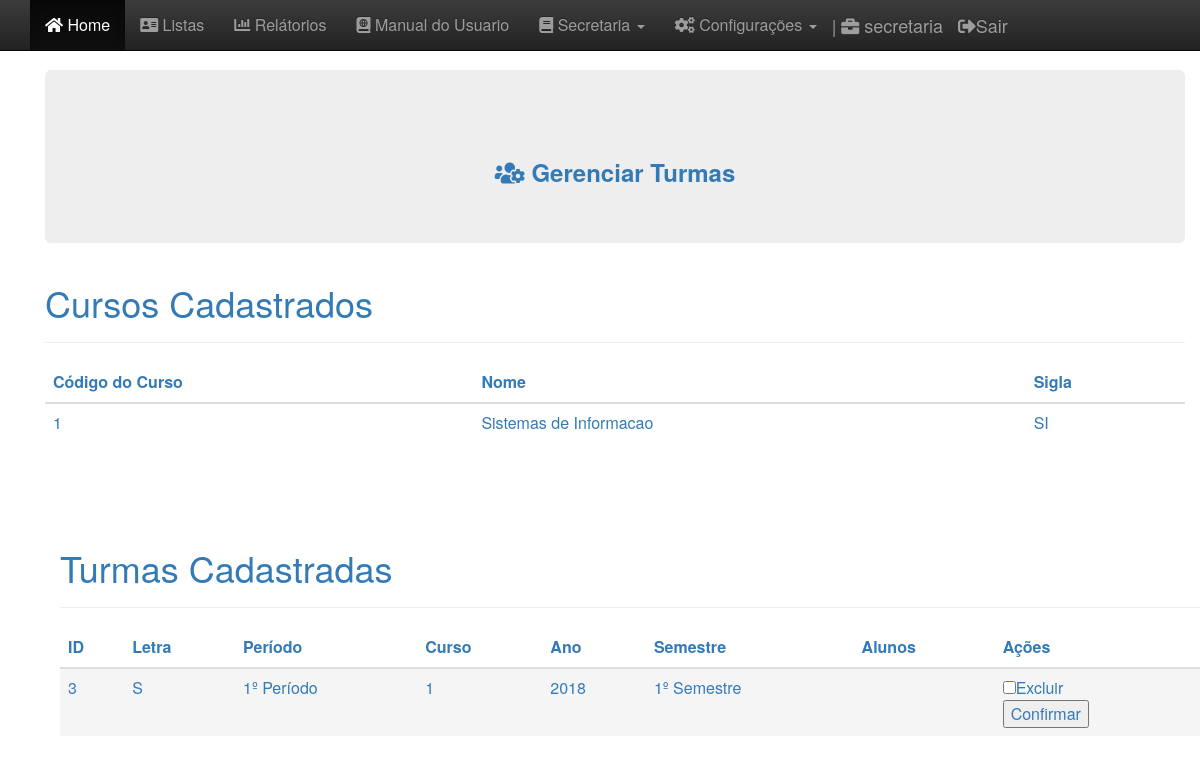
The app's page /sga/gerenciar_turmas.php (signed in) with its own data.
### tables this page shows
CREATE TABLE `curso` (
  `cod_curso` int(11) NOT NULL,
  `nome` varchar(30) NOT NULL,
  `sigla` varchar(4) NOT NULL
);

CREATE TABLE `turma` (
  `cod_turma` int(11) NOT NULL,
  `letra` varchar(1) NOT NULL,
  `periodo` int(11) NOT NULL,
  `cod_curso` int(11) NOT NULL,
  `ano` int(11) NOT NULL,
  `semestre` int(11) NOT NULL
);

### sga/tabela_turmas.php (the view, shortened to what this page needs)
<div class="container theme-showcase" role="main">
    <div class="page-header">
        <h1>Turmas Cadastradas </h1>
    </div>
    <div class="row">
        <div class="col-md-12">
            <table class="table table-dark">
                <thead class="thead-dark">
                    <tr>
                        <th>ID</th>
                        <th>Letra</th>
                        <th>Período</th>
                        <th>Curso</th>
                        <th>Ano</th>
                        <th>Semestre</th>
                        <th>Alunos</th>
                        <th>Ações</th>
                    </tr>
                </thead>
                <tbody>
                    <?php
          include"../conexao.php";
        $sql = 'SELECT * FROM turma ORDER BY cod_turma';
        $resultado = mysqli_query($con, $sql) ;
          ?>
                <tbody>
                    <?php foreach($resultado as $dado) : ?>
                    <tr class="active">
                        <td>
                            <?=$dado['cod_turma']?>
                        </td>
                        <td>
                            <?=$dado['letra']?>
                        </td>
                        <td>
                            <?=$dado['periodo'].'º Período'?>
                        </td>
                        <td>
                            <?=$dado['cod_curso']?>
                        </td>
                        <td>
                            <?=$dado['ano']?>
                        </td>
                        <td>
                            <?=$dado['semestre']. 'º Semestre'?>
                        </td>
                        <td>
                        </td>
                        <td>
                        <form method="POST" action="excluir_turma.php">
                                <input type="checkbox" name="cod_turma" value="<?=$dado['cod_turma']?>">Excluir<br>
                                <input type="submit" value="Confirmar">
                            </form>
                        </td>
                    </tr>
                    <?php endforeach; ?>
        </div>
    </div>
</div>

### sga/tabela_cursos.php (shortened to what this page needs)
<div class="page-header">
          <h1>Cursos Cadastrados</h1>
        </div>
<?php
    include "conexao.php";
    $sql_curso = 'SELECT * FROM curso ORDER BY cod_curso';
    $resultado_curso = mysqli_query($con, $sql_curso) ;
?>
<table class="table">
  <thead>
    <tr>
      <th scope="col">Código do Curso</th>
      <th scope="col">Nome</th>
      <th scope="col">Sigla</th>
    </tr>
  </thead>
  <tbody>
    <?php foreach($resultado_curso as $dado_curso) : ?>
    <tr>
        <td><?=$dado_curso['cod_curso']?></td>
        <td><?=$dado_curso['nome']?></td>
        <td><?=$dado_curso['sigla']?></td>
    </tr>
    <?php endforeach; ?>
  </tbody>
</table>

### sga/css/theme.css (style rules this page uses)
body { padding-top: 70px; padding-bottom: 30px; }

### records on screen
curso: cod_curso "1", nome "Sistemas de Informacao", sigla "SI"
turma: cod_turma "3", letra "S", periodo "1", cod_curso "1", ano "2018", semestre "1"

### other values on screen
$_SESSION['painel'] "secretaria"
